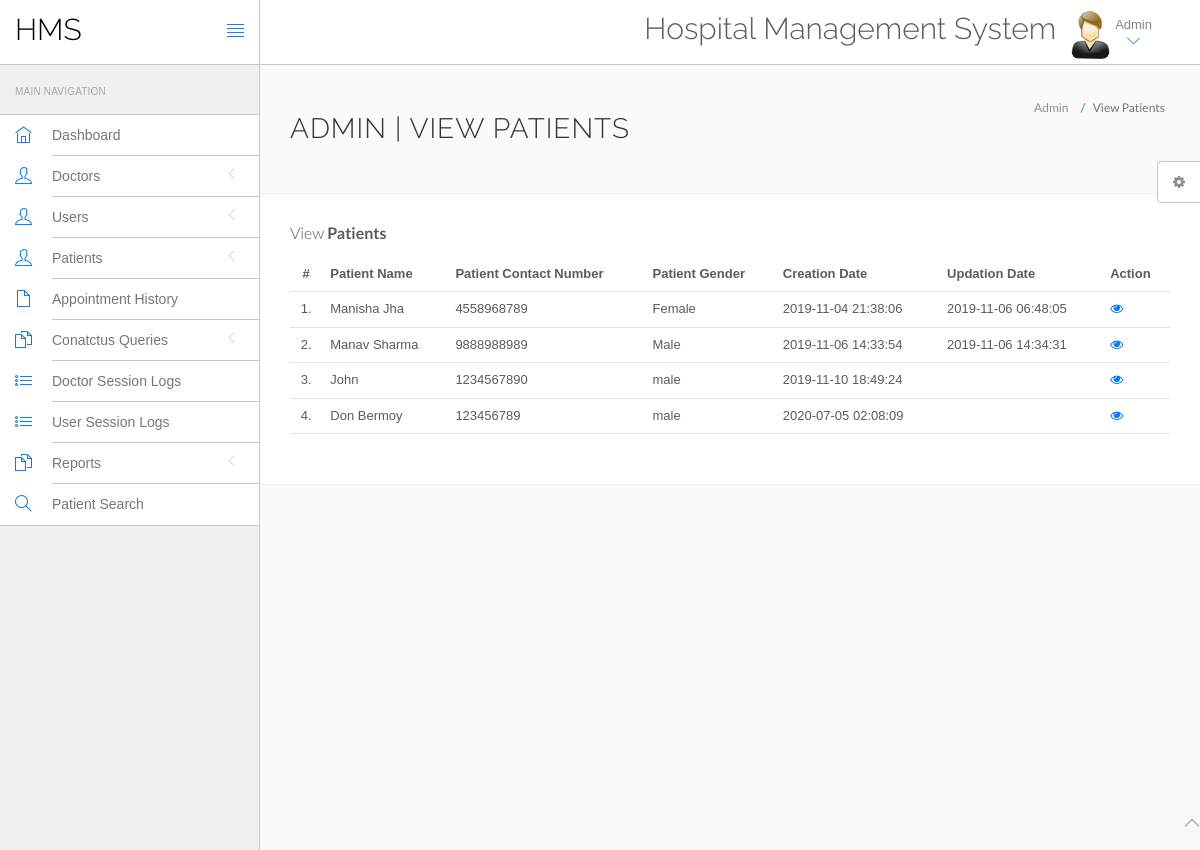
The app's page /hospital/hms/admin/manage-patient.php (signed in) with its own data.
### tables this page shows
CREATE TABLE `tblpatient` (
  `ID` int(10) NOT NULL,
  `Docid` int(10) DEFAULT NULL,
  `PatientName` varchar(200) DEFAULT NULL,
  `PatientContno` bigint(10) DEFAULT NULL,
  `PatientEmail` varchar(200) DEFAULT NULL,
  `PatientGender` varchar(50) DEFAULT NULL,
  `PatientAdd` mediumtext DEFAULT NULL,
  `PatientAge` int(10) DEFAULT NULL,
  `PatientMedhis` mediumtext DEFAULT NULL,
  `CreationDate` timestamp NULL DEFAULT current_timestamp(),
  `UpdationDate` timestamp NULL DEFAULT NULL ON UPDATE current_timestamp()
);

### hospital/hms/admin/manage-patient.php (the view, shortened to what this page needs)
<?php
include('include/config.php');
?>
<!DOCTYPE html>
<html lang="en">
	<head>
		<link rel="stylesheet" href="vendor/bootstrap/css/bootstrap.min.css">
		<link rel="stylesheet" href="vendor/fontawesome/css/font-awesome.min.css">
		<link rel="stylesheet" href="vendor/themify-icons/themify-icons.min.css">
		<link href="vendor/animate.css/animate.min.css" rel="stylesheet" media="screen">
		<link href="vendor/perfect-scrollbar/perfect-scrollbar.min.css" rel="stylesheet" media="screen">
		<link href="vendor/switchery/switchery.min.css" rel="stylesheet" media="screen">
		<link href="vendor/bootstrap-touchspin/jquery.bootstrap-touchspin.min.css" rel="stylesheet" media="screen">
		<link href="vendor/select2/select2.min.css" rel="stylesheet" media="screen">
		<link href="vendor/bootstrap-datepicker/bootstrap-datepicker3.standalone.min.css" rel="stylesheet" media="screen">
		<link href="vendor/bootstrap-timepicker/bootstrap-timepicker.min.css" rel="stylesheet" media="screen">
		<link rel="stylesheet" href="assets/css/styles.css">
		<link rel="stylesheet" href="assets/css/plugins.css">
		<link rel="stylesheet" href="assets/css/themes/theme-1.css" id="skin_color" />
	</head>
	<body>
		<div id="app">
<?php include('include/sidebar.php');?>
<div class="app-content">
<?php include('include/header.php');?>
<div class="main-content" >
<div class="wrap-content container" id="container">
<section id="page-title">
<div class="row">
<div class="col-sm-8">
<h1 class="mainTitle">Admin | View Patients</h1>
</div>
<ol class="breadcrumb">
<li>
<span>Admin</span>
</li>
<li class="active">
<span>View Patients</span>
</li>
</ol>
</div>
</section>
<div class="container-fluid container-fullw bg-white">
<div class="row">
<div class="col-md-12">
<h5 class="over-title margin-bottom-15">View <span class="text-bold">Patients</span></h5>
<table class="table table-hover" id="sample-table-1">
<thead>
<tr>
<th class="center">#</th>
<th>Patient Name</th>
<th>Patient Contact Number</th>
<th>Patient Gender </th>
<th>Creation Date </th>
<th>Updation Date </th>
<th>Action</th>
</tr>
</thead>
<tbody>
<?php
$sql=mysqli_query($con,"select * from tblpatient");
$cnt=1;
while($row=mysqli_fetch_array($sql))
{
?>
<tr>
<td class="center"><?php echo $cnt;?>.</td>
<td class="hidden-xs"><?php echo $row['PatientName'];?></td>
<td><?php echo $row['PatientContno'];?></td>
<td><?php echo $row['PatientGender'];?></td>
<td><?php echo $row['CreationDate'];?></td>
<td><?php echo $row['UpdationDate'];?>
</td>
<td>
<a href="view-patient.php?viewid=<?php echo $row['ID'];?>"><i class="fa fa-eye"></i></a>
</td>
</tr>
<?php
$cnt=$cnt+1;
 }?></tbody>
</table>
</div>
</div>
</div>
</div>
</div>
</div>
</div>
	<?php include('include/footer.php');?>
	<?php include('include/setting.php');?>
	</body>
</html>

### hospital/hms/admin/assets/css/themes/theme-1.css (style rules this page uses)
body { background: #FAFAFA; }

### records on screen
tblpatient: PatientName "Manisha Jha", PatientContno "4558968789", PatientGender "Female", CreationDate "2019-11-04 21:38:06", UpdationDate "2019-11-06 06:48:05"
tblpatient: PatientName "Manav Sharma", PatientContno "9888988989", PatientGender "Male", CreationDate "2019-11-06 14:33:54", UpdationDate "2019-11-06 14:34:31"
tblpatient: PatientName "John", PatientContno "1234567890", PatientGender "male", CreationDate "2019-11-10 18:49:24"
tblpatient: PatientName "Don Bermoy", PatientContno "123456789", PatientGender "male", CreationDate "2020-07-05 02:08:09"
